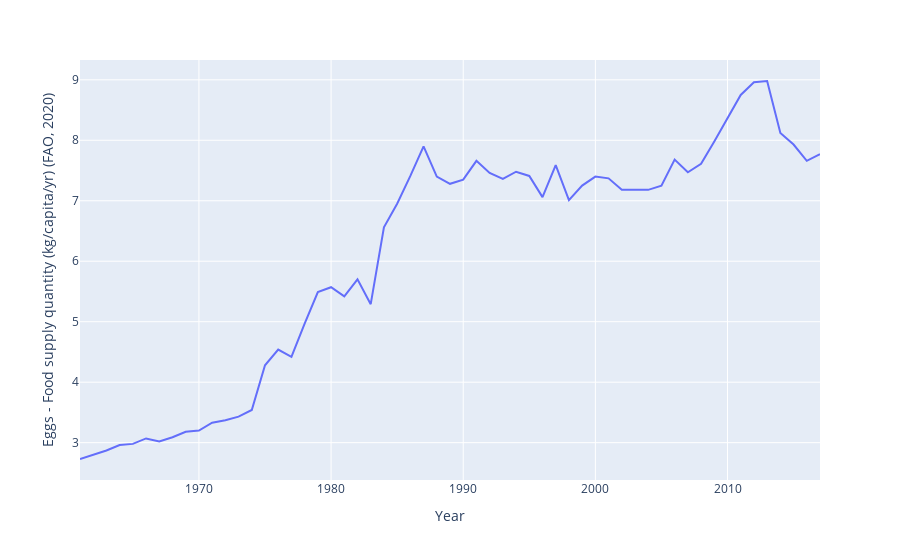

This figure's notebook cell:
### Code cell
fig = px.line(df[df['Code'] == 'BRA'], x='Year', y= df.columns[-1])
fig.show()

### Figure 1 — Plotly figure (JSON) as saved in the notebook; plotly's stock layout.template omitted (floating-point values rounded to 4 significant figures)
{"data": [{"hovertemplate": "Year=%{x}<br>Eggs - Food supply quantity (kg/capita/yr) (FAO, 2020)=%{y}<extra></extra>", "legendgroup": "", "line": {"color": "#636efa", "dash": "solid"}, "mode": "lines", "name": "", "orientation": "v", "showlegend": false, "type": "scatter", "x": [1961, 1962, 1963, 1964, 1965, 1966, 1967, 1968, 1969, 1970, 1971, 1972, 1973, 1974, 1975, 1976, 1977, 1978, 1979, 1980, 1981, 1982, 1983, 1984, 1985, 1986, 1987, 1988, 1989, 1990, 1991, 1992, 1993, 1994, 1995, 1996, 1997, 1998, 1999, 2000, 2001, 2002, 2003, 2004, 2005, 2006, 2007, 2008, 2009, 2010, 2011, 2012, 2013, 2014, 2015, 2016, 2017], "xaxis": "x", "y": [2.73, 2.8, 2.87, 2.96, 2.98, 3.07, 3.02, 3.09, 3.18, 3.2, 3.33, 3.37, 3.43, 3.54, 4.28, 4.54, 4.42, 4.97, 5.49, 5.57, 5.42, 5.7, 5.29, 6.56, 6.95, 7.41, 7.9, 7.4, 7.28, 7.35, 7.66, 7.46, 7.36, 7.48, 7.41, 7.06, 7.59, 7.01, 7.25, 7.4, 7.37, 7.18, 7.18, 7.18, 7.25, 7.68, 7.47, 7.61, 7.98, 8.36, 8.75, 8.96, 8.98, 8.12, 7.93, 7.66, 7.77], "yaxis": "y"}], "layout": {"legend": {"tracegroupgap": 0}, "margin": {"t": 60}, "xaxis": {"anchor": "y", "domain": [0, 1], "title": {"text": "Year"}}, "yaxis": {"anchor": "x", "domain": [0, 1], "title": {"text": "Eggs - Food supply quantity (kg/capita/yr) (FAO, 2020)"}}}}
